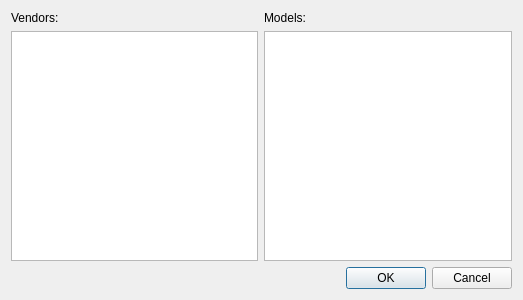
<?xml version="1.0" encoding="UTF-8"?>
<ui version="4.0">
 <class>MonitorBrowser</class>
 <widget class="QDialog" name="MonitorBrowser">
  <property name="geometry">
   <rect>
    <x>0</x>
    <y>0</y>
    <width>523</width>
    <height>300</height>
   </rect>
  </property>
  <property name="windowTitle">
   <string>Browse Monitors</string>
  </property>
  <layout class="QVBoxLayout" name="verticalLayout">
   <item>
    <layout class="QGridLayout" name="gridLayout">
     <item row="0" column="0">
      <widget class="QLabel" name="vendorsLabel">
       <property name="text">
        <string>Vendors:</string>
       </property>
      </widget>
     </item>
     <item row="0" column="1">
      <widget class="QLabel" name="modelsLabel">
       <property name="text">
        <string>Models:</string>
       </property>
      </widget>
     </item>
     <item row="1" column="0">
      <widget class="KListWidget" name="vendorList">
       <property name="alternatingRowColors">
        <bool>true</bool>
       </property>
       <property name="selectionRectVisible">
        <bool>true</bool>
       </property>
       <property name="sortingEnabled">
        <bool>true</bool>
       </property>
      </widget>
     </item>
     <item row="1" column="1">
      <widget class="KListWidget" name="modelList">
       <property name="alternatingRowColors">
        <bool>true</bool>
       </property>
       <property name="selectionRectVisible">
        <bool>true</bool>
       </property>
      </widget>
     </item>
    </layout>
   </item>
   <item>
    <widget class="QDialogButtonBox" name="buttonBox">
     <property name="orientation">
      <enum>Qt::Horizontal</enum>
     </property>
     <property name="standardButtons">
      <set>QDialogButtonBox::Cancel|QDialogButtonBox::Ok</set>
     </property>
    </widget>
   </item>
  </layout>
 </widget>
 <customwidgets>
  <customwidget>
   <class>KListWidget</class>
   <extends>QListWidget</extends>
   <header>klistwidget.h</header>
  </customwidget>
 </customwidgets>
 <resources/>
 <connections>
  <connection>
   <sender>buttonBox</sender>
   <signal>accepted()</signal>
   <receiver>MonitorBrowser</receiver>
   <slot>accept()</slot>
   <hints>
    <hint type="sourcelabel">
     <x>248</x>
     <y>254</y>
    </hint>
    <hint type="destinationlabel">
     <x>157</x>
     <y>274</y>
    </hint>
   </hints>
  </connection>
  <connection>
   <sender>buttonBox</sender>
   <signal>rejected()</signal>
   <receiver>MonitorBrowser</receiver>
   <slot>reject()</slot>
   <hints>
    <hint type="sourcelabel">
     <x>316</x>
     <y>260</y>
    </hint>
    <hint type="destinationlabel">
     <x>286</x>
     <y>274</y>
    </hint>
   </hints>
  </connection>
 </connections>
</ui>
